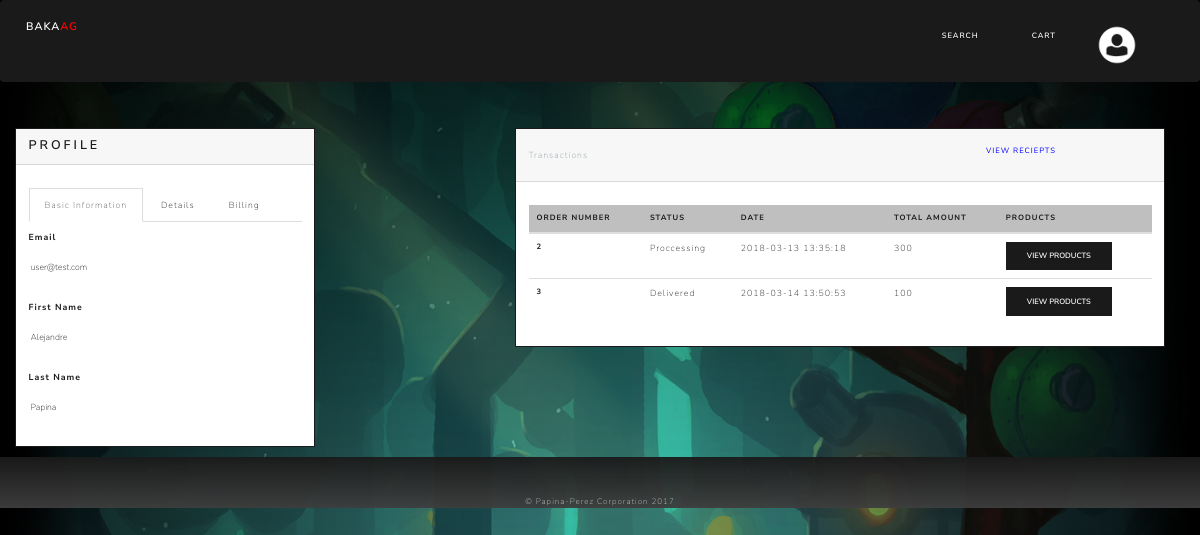
The app's page /viewprofile.php (signed in) with its own data.
### tables this page shows
CREATE TABLE `account` (
  `acc_id` int(9) NOT NULL,
  `acc_email` varchar(700) NOT NULL,
  `acc_pass` varchar(700) NOT NULL,
  `acc_fname` varchar(32) NOT NULL,
  `acc_lname` varchar(32) NOT NULL,
  `acc_type_id` int(11) NOT NULL
);

CREATE TABLE `orders` (
  `order_id` int(11) NOT NULL,
  `acc_id` int(11) NOT NULL,
  `order_total_amt` int(9) NOT NULL,
  `order_product_list` varchar(700) NOT NULL,
  `order_date` timestamp NOT NULL DEFAULT CURRENT_TIMESTAMP,
  `order_approval` varchar(255) DEFAULT 'Not approved',
  `order_mdpaymnt_id` int(9) NOT NULL DEFAULT '1',
  `order_status_id` int(11) NOT NULL
);

CREATE TABLE `order_status` (
  `order_status_id` int(11) NOT NULL,
  `order_status_name` varchar(32) NOT NULL
);

### viewprofile.php (the view, shortened to what this page needs)
<?php
include_once("backend/connection.php");
include_once("header.php");
$sql ="SELECT* FROM account,account_details,account_billing,account_address WHERE account.acc_id='".$_SESSION['acc_id']."' AND account.acc_id=account_details.acc_id AND account.acc_id=account_billing.acc_id AND account.acc_id=account_address.acc_id";
$result = $conn->query($sql);
$row = $result->fetch_assoc();
?>
<!DOCTYPE html>
<html>
<head>
	<link rel="stylesheet" type="text/css" href="css/bootstrap.css">
	<link rel="stylesheet" type="text/css" href="css/admin/css/bootstrap.css">
	<link rel="stylesheet" type="text/css" href="css/style_global.css">
  <link rel="stylesheet" type="text/css" href="css/style_viewprofile.css">
</head>
<body>
<br><br>
<div class="container-fluid">
<div class="row container-center">
	<div class="col-lg-5">
	<div class="bs-component">
	<div class="card border-primary mb-3" style="max-width: 30rem;">
  <div class="card-header"><h4>Profile</h4></div>
  <div class="card-body text-primary">
    <p class="card-text">
      <ul class="nav nav-tabs">
        <li class="nav-item">
          <a class="nav-link active show" data-toggle="tab" href="#info">Basic Information</a>
        </li>
        <li class="nav-item">
          <a class="nav-link" data-toggle="tab" href="#details">Details</a>
        </li>
        <li class="nav-item">
          <a class="nav-link" data-toggle="tab" href="#billing">Billing</a>
        </li>
      </ul>
      <div id="myTabContent" class="tab-content">
        <div class="tab-pane fade active show" id="info">
          <div class="form-group row">
            <label for="acc_email" class="col-sm-4 col-form-label">Email</label>
            <div class="col-sm-10">
              <input type="text" readonly="" class="form-control-plaintext" id="acc_email" value="<?php echo $row['acc_email'];?>">
            </div>
          </div>
           <div class="form-group row">
            <label for="acc_fname" class="col-sm-4 col-form-label">First Name</label>
            <div class="col-sm-10">
              <input type="text" readonly="" class="form-control-plaintext" id="acc_fname" value="<?php echo $row['acc_fname'];?>">
            </div>
          </div>
            <div class="form-group row">
            <label for="acc_lname" class="col-sm-4 col-form-label">Last Name</label>
            <div class="col-sm-10">
              <input type="text" readonly="" class="form-control-plaintext" id="acc_lname" value="<?php echo $row['acc_lname'];?>">
            </div>
          </div>
        </div>
      </div>
    </p>
    </div>
  </div>
</div>
</div>
	<div class="col-lg-7 data-container">
	<div class="bs-component">
	<div class="card border-primary mb-3" style="max-width: 65rem;">
  <div class="card-header">Transactions <a class="btn btn-link" onclick="reciepts();" id="reciepts">View Reciepts</a>
  </div>
  <div class="card-body text-primary" id="main-body">
    <p class="card-text">
        <table class="table table-hover">
          <thead>
            <tr class="table-primary">
              <th scope="col">Order Number</th>
              <th scope="col">Status</th>
              <th scope="col">Date</th>
              <th scope="col">Total Amount</th>
              <th scope="col">Products</th>
            </tr>
          </thead>
          <tbody>
            <?php
                $sql = "SELECT * FROM orders,order_status WHERE acc_id='".$_SESSION['acc_id']."' AND orders.order_status_id=order_status.order_status_id";
                $result = $conn->query($sql);
                while($row = $result->fetch_assoc()){
                  echo '
                      <tr>
                        <th scope="row">'.$row['order_id'].'</th>
                        <td>'.$row['order_status_name'].'</td>
                        <td>'.$row['order_date'].'</td>
                        <td>'.$row['order_total_amt'].'</td>
                        <td><button type="button" class="btn btn-primary" data-toggle="modal" data-target="#prodlist-modal-'.$row['order_id'].'">View products</button></td>
                        <div class="modal" id="prodlist-modal-'.$row['order_id'].'">
                          <div class="modal-dialog" role="document">
                            <div class="modal-content">
                              <div class="modal-header">
                                <h5 class="modal-title">Order Number:'.$row['order_id'].'</h5>
                                <button type="button" class="close" data-dismiss="modal" aria-label="Close">
                                  <span aria-hidden="true">&times;</span>
                                </button>
                              </div>
                              <div class="modal-body">';
                              echo' </div>
                              <div class="modal-footer">
                                <button type="button" class="btn btn-secondary" data-dismiss="modal">Close</button>
                              </div>
                            </div>
                          </div>
                        </div>
                      </tr>
                      ';
                }
            ?>
          </tbody>
        </table>
    </p>
    </div>
  </div>
</div>
</div>
</div>
</div>
</body>
</html>
<?php
	include_once("footer.php");
?>

### css/style_global.css (style rules this page uses)
body { margin: 0; padding: 0; background-image: url("../img/background.jpg"); background-attachment: fixed; background-position: center; background-repeat: no-repeat; background-size: cover; }

### css/style_viewprofile.css (style rules this page uses)
#reciepts { color: blue !important; cursor: pointer; width: 0; height: 0; margin: 0; margin-left: 60%; margin-bottom: 20px; }

### records on screen
account: acc_email "user@test.com", acc_fname "Alejandre", acc_lname "Papina"
orders: order_id "2", order_status.order_status_name "Proccessing", order_date "2018-03-13 13:35:18", order_total_amt "300"
orders: order_id "3", order_status.order_status_name "Delivered", order_date "2018-03-14 13:50:53", order_total_amt "100"
